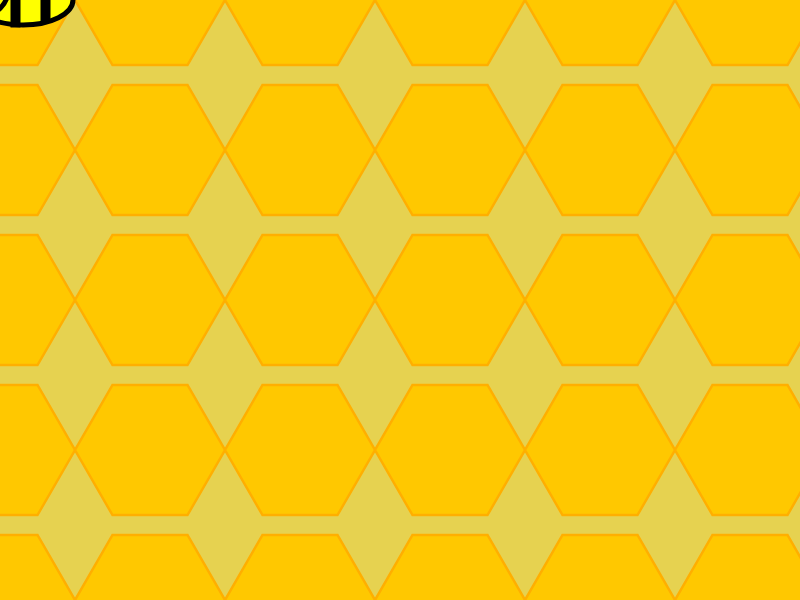
Frame 1 (no input)
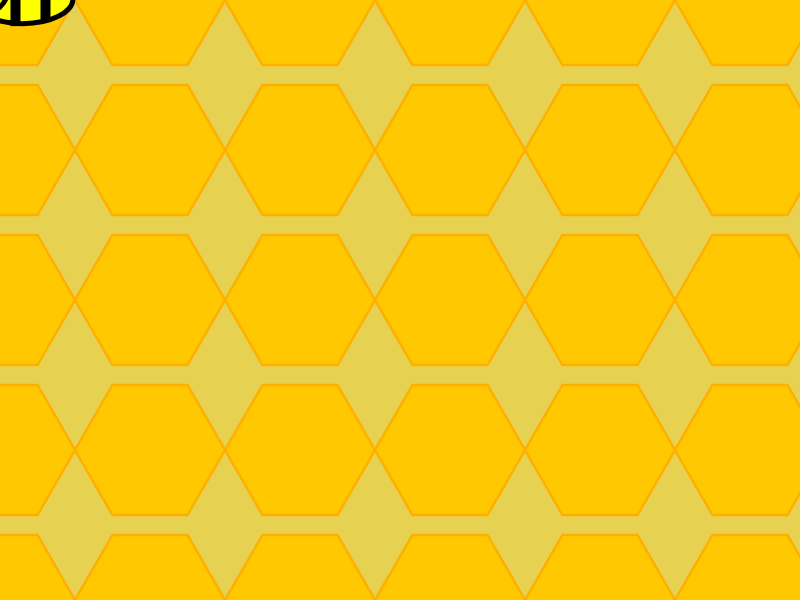
Frame 60 (no input)
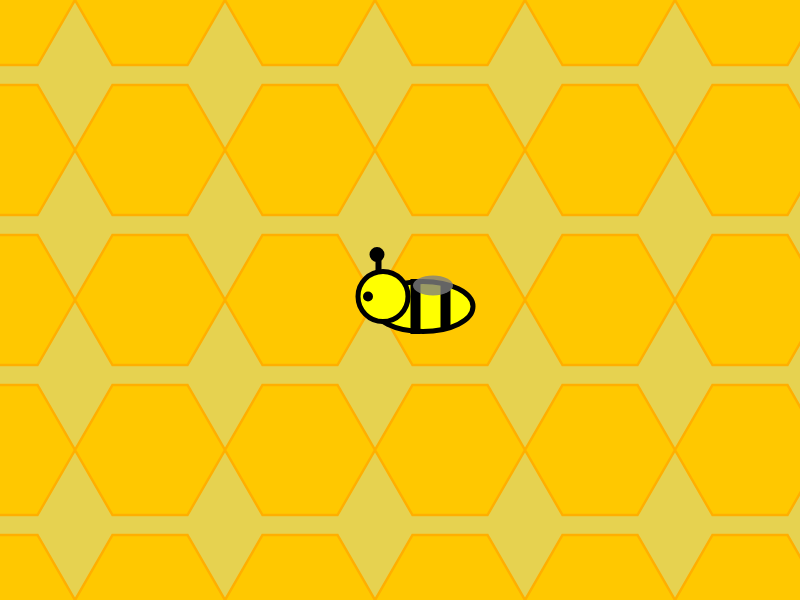
Frame 120 (the mouse pressed at the canvas centre since frame 60)

The p5.js sketch that drew these frames (run headless with seeded random() and noise() and a simulated clock; from frame 60 on, the mouse is pressed at the canvas centre):

// p5.js sketch
// ── sketch.js
/*

Title: Welcome to Buzztown

A bee that "buzzes" and is controlled by the mouse cursor.

https://editor.p5js.org/jenagosta/sketches/Sy5wzBblg - Hexagon function



*/

let xpos = 0; //define variables for hexagon function
let ypos = 0; 
let cG; //define color
let wingOffset = 0; //starting point for randomly moving wing


function setup() {
  createCanvas(800, 600);

  cG = color(128, 128, 128)
  cG.setAlpha(200); //Color of the bees wing
  noCursor(); //so the bee is the cursor!
}

function draw() {

  background(230,210,80);

    for(let x = 0; x <= 900; x = x + 150) 
   for(let y = 0; y <= 600; y = y + 150)
    { hexagon(x,y,0.5);} //hexagon function

  fill(255,255,0);
  stroke(0); 


  //The bee!
  push();
  translate(mouseX-377,mouseY-300); //Bee was created in the middle of the canvas, these values are compensated for it
beginShape()
  ellipse(400,300,100,50);
  ellipse(360,290,50,50);
  fill(0);
  rect(390,275,5,50);
  rect(420,280,5,40); 
  ellipse(345,290,5,5);
  rect(355,245,1,20);
  ellipse(354,248,10,10);
  fill(cG);
  noStroke();
  ellipse(410, 280 + wingOffset, 40, 20);
  endShape(CLOSE);
  pop();

  mouseY = random(mouseY+2,mouseY-2); //Random movement of whole B to achieve buzzing effect
wingOffset = random(-2,2); //Random movement of wing specifically
 
 fill(255,255,0);
  stroke(0);


  print(mouseX,mouseY);


}


function hexagon(transX, transY, s) {
  stroke(255,175,0);
  strokeWeight(5);
  fill(255,200,0);
  push();
  translate(transX, transY);
  scale(s);
  beginShape();
    vertex(-75, -130);
    vertex(75, -130);
    vertex(150, 0);
    vertex(75, 130);
  vertex(-75, 130);
    vertex(-150, 0);
    endShape(CLOSE); 
    pop();
}
